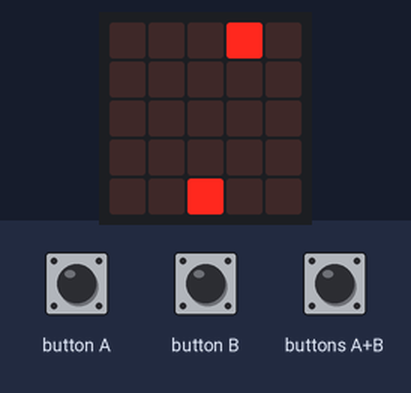
Bench run of a program on a simulated BBC micro:bit (MakeCode). On the bench: the board's 5×5 LED display. Inputs (shaded band) come from the test bench. Random numbers come from a fixed seed.

Above: at 1.2 s.
1.3 s: button A pressed for 0.15 s
At 1.76 s:
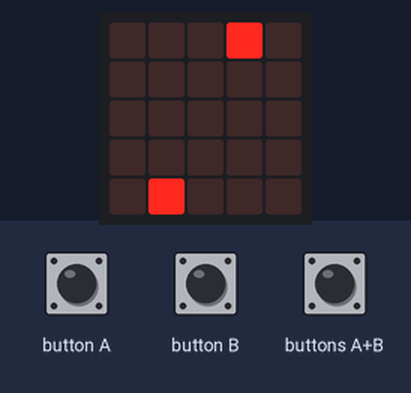
2.0 s: buttons A+B pressed for 0.15 s
At 2.4 s:
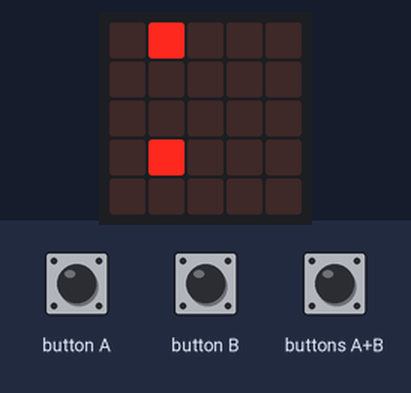
2.7 s: button B pressed for 0.15 s
At 3.04 s:
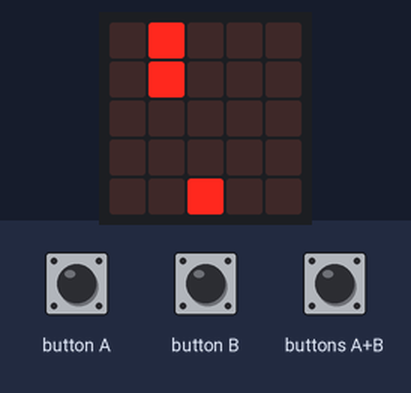
3.4 s: button B pressed for 0.15 s
At 3.8 s:
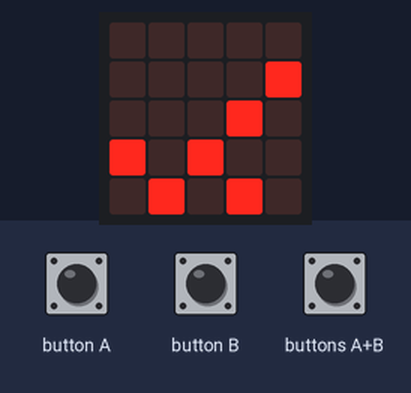
4.1 s: buttons A+B pressed for 1 s
At 5.54 s:
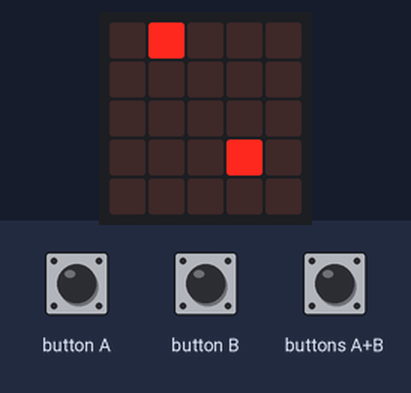
5.7 s: button A pressed for 0.15 s
At 6.18 s:
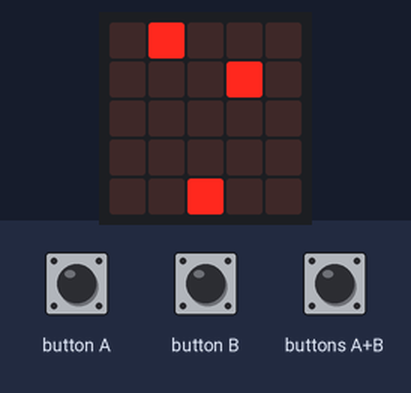
Timing chart, 0 to 7.4 s (numbered marks = the images above; inputs shaded):
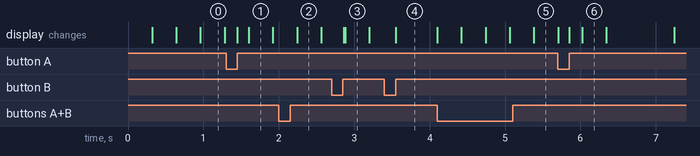

Measured:
- after the input at 3.4 s, the display: changes after 0.15 s (image 4)

The program:

main.ts
```typescript
let point: number = 0;
let fail: number = 0;
let shooting: boolean = false;

class Point {
    x: number
    y: number
    constructor(x: number, y: number) {
        this.x = x
        this.y = y
        led.plot(this.x, this.y)
    }
    step() {
        // ez maradjon üresen, csak az örökléshez kell
        // mert ezt időzítve hívja meg a főprogram
    }
    move(x: number, y: number) {
        // ezt nem érdemes felülírni
        led.unplot(this.x, this.y)
        this.x += x
        this.y += y
        led.plot(this.x, this.y)
    }
}

class Ship extends Point {
    target: Target
    bullet: Bullet
    constructor(trgt: Target) {
        super(2, 4)
    }
    step() {
        led.plot(this.x, this.y)
        if (shooting) this.bullet.step()
    }
    shoot() {
        this.bullet = new Bullet(this.x, this.target)
        shooting = true
    }
}

class Bullet extends Point {
    target: Target
    constructor(x: number, trgt: Target) {
        super(x, 4)
        this.target = trgt
    }
    step() {
        this.move(0, -1)
        if (this.y == 0) this.score()
    }
    score() {
        if (target.x == this.x) {
            point += 1
            basic.clearScreen()
            basic.showLeds(`
            . . . . .
            . . . . #
            . . . # .
            # . # . .
            . # . . .
            `)
        } else {
            fail += 1;
            basic.clearScreen()
            basic.showLeds(`
            # . . . #
            . # . # .
            . . # . .
            . # . # .
            # . . . #
            `)
        }
        basic.pause(500)
        target.reset()
        shooting = false
        basic.clearScreen()
    }
}

class Target extends Point {
    direction: number
    constructor() {
        super(randint(0, 4), 0)
        this.direction = randint(0, 1)
        if (this.direction == 0) this.direction = -1
    }
    step() {
        this.move(this.direction, 0)
        if (this.x == 4) this.direction = -1
        if (this.x == 0) this.direction = 1
    }
    reset() {
        led.unplot(this.x, this.y)
        this.x = randint(0, 4)
        if (this.x == 4) this.direction = -1
        if (this.x == 0) this.direction = 1
        led.plot(this.x, this.y)
    }
}

let target = new Target();
let ship = new Ship(target);

let elements: Point[] = []
elements[0] = ship
elements[1] = target

// ez a főprogram, gyakorlatilag az időzítő is egyben
basic.forever(function () {
    for (let i = 0; i < elements.length; i++) {
        elements[i].step()
    }
    basic.pause(300)
})

input.onButtonPressed(Button.A, function () {
    if (ship.x != 0) {
        ship.move(-1, 0);
    }
})
input.onButtonPressed(Button.B, function () {
    if (ship.x != 4) {
        ship.move(1, 0);
    }
})
input.onButtonPressed(Button.AB, function () {
    ship.shoot();
})
```

test.ts
```typescript
// ide kerülnek a tesztek; a rendszer ezt nem kompilálja, ha a csomagot bővítményként használják.
```
